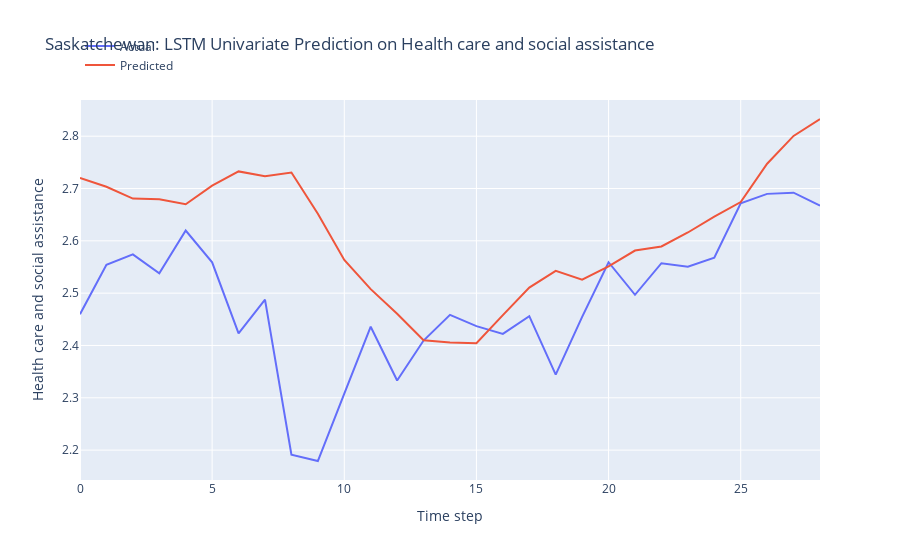

The notebook cell this image was saved under:
### Markdown cell above
LSTM Model Development

### Code cell
n_features = 1
X_train = X_train.reshape(X_train.shape[0], X_train.shape[1], n_features)

# define model
model = Sequential()
model.add(LSTM(50, activation='relu', input_shape=(n_steps, n_features)))
model.add(Dense(1))

# model = Sequential()
# model.add(LSTM(100, activation='relu', input_shape=(n_steps, n_features), kernel_regularizer=L2(0.001), return_sequences=True))
# model.add(LSTM(50, activation='relu', kernel_regularizer=L2(0.01)))
# model.add(Dense(1))

def r_squared(y_true, y_pred):
    SS_res =  K.sum(K.square(y_true - y_pred)) 
    SS_tot = K.sum(K.square(y_true - K.mean(y_true))) 
    return ( 1 - SS_res/(SS_tot + K.epsilon()) )

# Compile the model
model.compile(optimizer='adam', 
              loss='mse',
              metrics=[r_squared])

early_stopping = EarlyStopping(monitor='loss', patience=5, restore_best_weights=True)

# fit model
history = model.fit(X_train, y_train, 
          epochs = 20,
          batch_size = 32,
          verbose = 0,
          callbacks=[early_stopping])

# Obtain the MSE and R-squared from the last epoch
last_epoch_mse = history.history['loss'][-1]
last_epoch_r_squared = history.history['r_squared'][-1]

# Print the MSE and R-squared
print("Mean Squared Error (MSE) from the last epoch:", last_epoch_mse)
print("R-squared from the last epoch:", last_epoch_r_squared)

# plot loss and r2 score
plt.figure(figsize=(10, 6))

# Plot train loss
plt.plot(history.history['loss'], label='Train Loss')

# Plot train R-squared score
plt.plot(history.history['r_squared'], label='Train R2')

plt.title('Model Training Loss and R-squared Score')
plt.xlabel('Epochs')
plt.ylabel('Value')
plt.legend()
plt.grid(True)
plt.show()

# Evaluate the model
loss = model.evaluate(X_test, y_test)
print("MSE and R_squared:", loss)

# make prediction on test data
X_test = X_test.reshape(X_test.shape[0], X_test.shape[1], n_features)
y_pred = model.predict(X_test)

# Print the first 5 predictions and actual values
print("Predictions:")
flattened_predictions = [pred[0] for pred in y_pred[:10]]
print(flattened_predictions)
# print(y_pred[:10].tolist())
print("Actual values:")
rounded_actual_values = [round(value, len(str(prediction).split('.')[1])) for value, prediction in zip(y_test[:10], flattened_predictions)]
print(rounded_actual_values)

# plot the actual and predicted values for test data
trace1 = go.Scatter(x=np.arange(len(y_test)), y=y_test.flatten(), mode='lines', name='Actual')
trace2 = go.Scatter(x=np.arange(len(y_pred)), y=y_pred.flatten(), mode='lines', name='Predicted')

# Create layout
layout = go.Layout(
    title='Saskatchewan: LSTM Univariate Prediction on Health care and social assistance',
    xaxis=dict(title='Time step'),
    yaxis=dict(title='Health care and social assistance'),
    legend=dict(x=0, y=1.18)
)

# Create figure
fig = go.Figure(data=[trace1, trace2], layout=layout)

# Show plot
fig.show()

### Figure 1 — Plotly figure (JSON) as saved in the notebook; plotly's stock layout.template omitted (floating-point values rounded to 4 significant figures)
{"data": [{"mode": "lines", "name": "Actual", "type": "scatter", "x": [0, 1, 2, 3, 4, 5, 6, 7, 8, 9, 10, 11, 12, 13, 14, 15, 16, 17, 18, 19, 20, 21, 22, 23, 24, 25, 26, 27, 28], "y": [2.46, 2.554, 2.574, 2.538, 2.62, 2.559, 2.423, 2.488, 2.191, 2.179, 2.308, 2.436, 2.333, 2.409, 2.458, 2.437, 2.422, 2.456, 2.344, 2.455, 2.559, 2.497, 2.557, 2.551, 2.568, 2.672, 2.69, 2.692, 2.667]}, {"mode": "lines", "name": "Predicted", "type": "scatter", "x": [0, 1, 2, 3, 4, 5, 6, 7, 8, 9, 10, 11, 12, 13, 14, 15, 16, 17, 18, 19, 20, 21, 22, 23, 24, 25, 26, 27, 28], "y": [2.72, 2.703, 2.681, 2.68, 2.67, 2.706, 2.733, 2.723, 2.731, 2.652, 2.563, 2.508, 2.461, 2.41, 2.406, 2.404, 2.458, 2.511, 2.543, 2.526, 2.551, 2.581, 2.589, 2.616, 2.646, 2.674, 2.747, 2.801, 2.833]}], "layout": {"legend": {"x": 0, "y": 1.18}, "title": {"text": "Saskatchewan: LSTM Univariate Prediction on Health care and social assistance"}, "xaxis": {"title": {"text": "Time step"}}, "yaxis": {"title": {"text": "Health care and social assistance"}}}}
